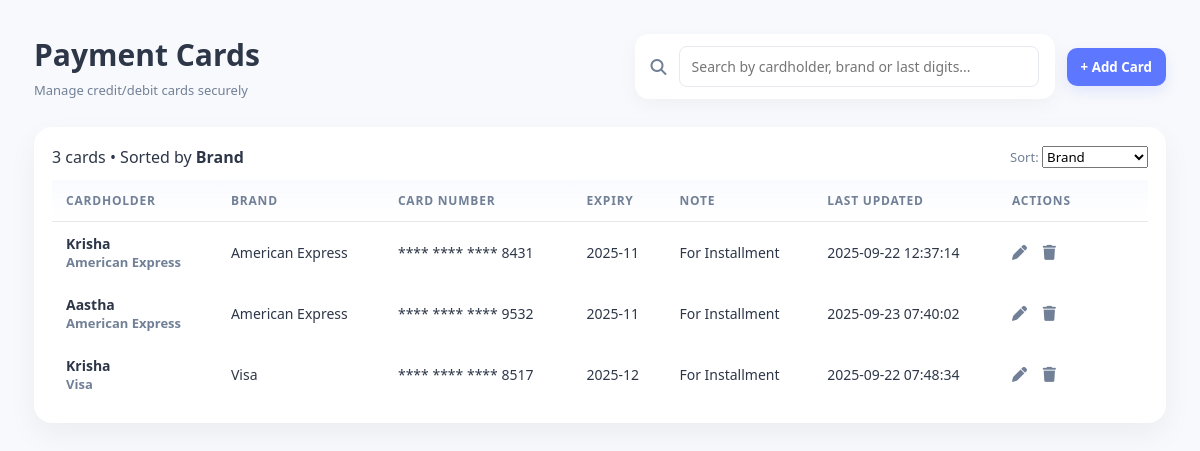
Screenshot of /KeyWallet/DASHBOARD/paymentcards.php (signed in) with the database file from the repository.
### tables this page shows
CREATE TABLE `payment_cards` (
  `id` int(11) NOT NULL,
  `user_id` int(11) NOT NULL,
  `holder` varchar(100) NOT NULL,
  `brand` varchar(50) NOT NULL,
  `card_number` varchar(20) NOT NULL,
  `expiry` char(7) NOT NULL,
  `note` varchar(255) DEFAULT NULL,
  `updated_at` timestamp NOT NULL DEFAULT current_timestamp() ON UPDATE current_timestamp()
);

### KeyWallet/DASHBOARD/paymentcards.php (the view, shortened to what this page needs)
<?php
include 'auth_check.php';
$user_id = intval($_SESSION['user_id']);
$search = isset($_GET['q']) ? $conn->real_escape_string($_GET['q']) : '';
$sort   = isset($_GET['sort']) ? $conn->real_escape_string($_GET['sort']) : 'brand';
$sql = "SELECT * FROM payment_cards
          WHERE user_id=$user_id
          AND (holder LIKE '%$search%'
               OR brand LIKE '%$search%'
               OR card_number LIKE '%$search%'
               OR note LIKE '%$search%')
          ORDER BY $sort ASC";
$result = $conn->query($sql);
$count = $result->num_rows;
?>
<!DOCTYPE html>
<html lang="en">
<head>
    <link rel="stylesheet" href="https://cdnjs.cloudflare.com/ajax/libs/font-awesome/6.4.0/css/all.min.css">
</head>
<body>
    <main class="main" role="main">
        <div class="header">
            <div>
                <h1 class="page-title">Payment Cards</h1>
                <div class="muted" style="margin-top:6px;">Manage credit/debit cards securely</div>
            </div>
            <form method="get" class="search-row">
                <div class="search-box">
                    <i class="fas fa-search" aria-hidden="true"></i>
                    <input type="text" name="q" value="<?= htmlspecialchars($search) ?>" placeholder="Search by cardholder, brand or last digits...">
                </div>
                <div class="table-actions">
                    <button type="button" class="btn" onclick="document.getElementById('addModal').style.display='flex'">+ Add Card</button>
                </div>
            </form>
        </div>
        <div class="card">
            <div class="table-top">
                <div class="meta"><?= $count ?> cards • Sorted by <strong><?= ucfirst(str_replace('_', ' ', $sort)) ?></strong></div>
                <div class="table-actions">
                    <form method="get" id="sortForm">
                        <label class="muted nowrap">
                            Sort:
                            <select name="sort" onchange="this.form.submit()" form="sortForm">
                                <option value="brand" <?= $sort == 'brand' ? 'selected' : '' ?>>Brand</option>
                            </select>
                        </label>
                </div>
            </div>
            <div style="overflow:auto;">
                <table class="password-table">
                    <thead>
                        <tr>
                            <th>Cardholder</th>
                            <th>Brand</th>
                            <th>Card Number</th>
                            <th>Expiry</th>
                            <th>Note</th>
                            <th>Last Updated</th>
                            <th style="width:150px">Actions</th>
                        </tr>
                    </thead>
                    <tbody>
                        <?php if ($count == 0): ?>
                            <tr>
                                <td colspan="6" style="text-align:center;color:#888;padding:20px;">No cards found</td>
                            </tr>
                        <?php else: ?>
                            <?php while ($row = $result->fetch_assoc()): ?>
                                <tr>
                                    <td>
                                        <div style="font-weight:700"><?= htmlspecialchars($row['holder']) ?></div>
                                        <div class="muted"><?= htmlspecialchars($row['brand']) ?></div>
                                    </td>
                                    <td><?= htmlspecialchars($row['brand']) ?></td>
                                    <td><?= "**** **** **** " . substr($row['card_number'], -4) ?></td>
                                    <td><?= htmlspecialchars($row['expiry']) ?></td>
                                    <td><?= htmlspecialchars($row['note']) ?></td>
                                    <td><?= htmlspecialchars($row['updated_at']) ?></td>
                                    <td class="action-icons">
                                        <a href="#" onclick="openEditModal(<?= $row['id'] ?>,'<?= htmlspecialchars($row['holder']) ?>','<?= htmlspecialchars($row['brand']) ?>','<?= htmlspecialchars($row['card_number']) ?>','<?= htmlspecialchars($row['expiry']) ?>','<?= htmlspecialchars($row['note']) ?>')" title="Edit"><i class="fa-solid fa-pen"></i></a>
                                        <a href="paymentcards.php?delete=<?= $row['id'] ?>" onclick="return confirm('Delete this card?')" title="Delete"><i class="fa-solid fa-trash"></i></a>
                                    </td>
                                </tr>
                            <?php endwhile; ?>
                        <?php endif; ?>
                    </tbody>
                </table>
            </div>
        </div>
    </main>
</body>
</html>

### KeyWallet/DASHBOARD/paymentcards.php (style rules this page uses)
:root { --content-bg: #f8f9fc; --card-bg: #ffffff; --text-dark: #2d3748; --text-light: #718096; --sidebar-accent: #5d78ff; --danger: #f87171; --transition: all .22s cubic-bezier(.175, .885, .32, 1.275); --glass: rgba(255, 255, 255, 0.02); }
* { box-sizing: border-box; margin: 0; padding: 0; font-family: "Segoe UI", system-ui, sans-serif; }
body { display: block; min-height: 100vh; background: var(--content-bg); color: var(--text-dark); }
.main { padding: 34px; display: flex; flex-direction: column; gap: 20px; max-width: 1200px; margin: 0 auto; }
.header { display: flex; justify-content: space-between; align-items: center; gap: 20px; margin-bottom: 8px; flex-wrap: wrap; }
.page-title { font-size: 30px; font-weight: 700; color: var(--text-dark); }
.muted { color: var(--text-light); font-size: 13px; }
.search-row { display: flex; gap: 12px; align-items: center; flex-wrap: wrap; }
.search-box { display: flex; align-items: center; background: white; border-radius: 14px; padding: 12px 16px; box-shadow: 0 6px 20px rgba(0, 0, 0, 0.04); width: 420px; transition: var(--transition); }
.search-box i { color: var(--text-light); margin-right: 12px; font-size: 16px; }
.search-box input { border: none; outline: none; background: transparent; font-size: 15px; width: 100%; color: var(--text-dark); }
.btn { background: var(--sidebar-accent); color: white; border: none; padding: 10px 14px; border-radius: 10px; font-weight: 600; cursor: pointer; box-shadow: 0 6px 14px rgba(93, 120, 255, 0.14); transition: var(--transition); }
.card { background: var(--card-bg); border-radius: 18px; padding: 18px; box-shadow: 0 12px 30px rgba(0, 0, 0, 0.05); }
.table-top { display: flex; justify-content: space-between; align-items: center; gap: 12px; margin-bottom: 12px; flex-wrap: wrap; }
table.password-table { width: 100%; border-collapse: collapse; min-width: 720px; }
table th, table td { padding: 12px 14px; text-align: left; font-size: 14px; vertical-align: middle; }
table th { text-transform: uppercase; font-size: 12px; color: var(--text-light); letter-spacing: 0.8px; font-weight: 600; background: linear-gradient(180deg, rgba(93, 120, 255, 0.03), transparent); border-bottom: 1px solid rgba(0, 0, 0, 0.04); }
tbody tr { transition: var(--transition); border-radius: 8px; }
tbody tr td:first-child { font-weight: 700; color: var(--text-dark); }
.action-icons i { margin-right: 12px; cursor: pointer; font-size: 15px; color: var(--text-light); transition: var(--transition); }
label { font-size: 13px; color: var(--text-light); }
input[type="text"], input[type="password"], input[type="url"], input[type="month"] { padding: 10px 12px; border-radius: 8px; border: 1px solid #e6e9ef; outline: none; font-size: 14px; }

### rows the page displays
payment_cards: holder "Krisha", brand "American Express", card_number "8431", expiry "2025-11", note "For Installment", updated_at "2025-09-22 12:37:14"
payment_cards: holder "Aastha", brand "American Express", card_number "9532", expiry "2025-11", note "For Installment", updated_at "2025-09-23 07:40:02"
payment_cards: holder "Krisha", brand "Visa", card_number "8517", expiry "2025-12", note "For Installment", updated_at "2025-09-22 07:48:34"

### other values shown
$count "3"
str_replace('_', ' ', $sort) "Brand"
